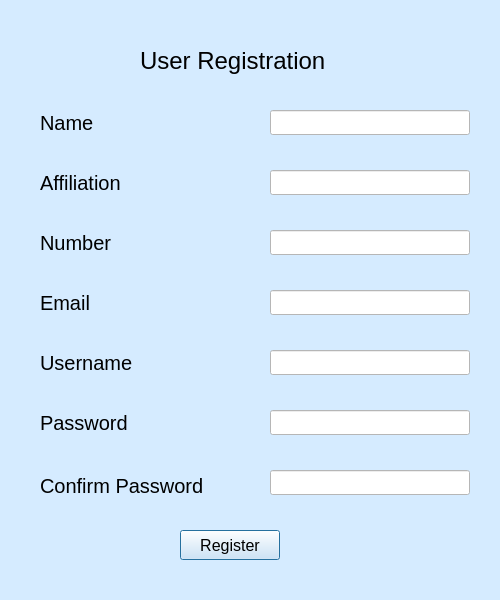
<?xml version="1.0" encoding="UTF-8"?>
<ui version="4.0">
 <class>Dialog</class>
 <widget class="QDialog" name="Dialog">
  <property name="geometry">
   <rect>
    <x>0</x>
    <y>0</y>
    <width>500</width>
    <height>600</height>
   </rect>
  </property>
  <property name="windowTitle">
   <string>Dialog</string>
  </property>
  <property name="styleSheet">
   <string notr="true">background-color: rgb(213, 235, 255);</string>
  </property>
  <widget class="QLabel" name="label_6">
   <property name="geometry">
    <rect>
     <x>40</x>
     <y>410</y>
     <width>200</width>
     <height>25</height>
    </rect>
   </property>
   <property name="sizePolicy">
    <sizepolicy hsizetype="Minimum" vsizetype="Preferred">
     <horstretch>0</horstretch>
     <verstretch>0</verstretch>
    </sizepolicy>
   </property>
   <property name="font">
    <font>
     <pointsize>15</pointsize>
    </font>
   </property>
   <property name="text">
    <string>Password</string>
   </property>
  </widget>
  <widget class="QLabel" name="label_2">
   <property name="geometry">
    <rect>
     <x>40</x>
     <y>290</y>
     <width>200</width>
     <height>25</height>
    </rect>
   </property>
   <property name="sizePolicy">
    <sizepolicy hsizetype="Minimum" vsizetype="Preferred">
     <horstretch>0</horstretch>
     <verstretch>0</verstretch>
    </sizepolicy>
   </property>
   <property name="font">
    <font>
     <pointsize>15</pointsize>
    </font>
   </property>
   <property name="text">
    <string>Email</string>
   </property>
  </widget>
  <widget class="QLabel" name="label_8">
   <property name="geometry">
    <rect>
     <x>40</x>
     <y>170</y>
     <width>200</width>
     <height>25</height>
    </rect>
   </property>
   <property name="sizePolicy">
    <sizepolicy hsizetype="Minimum" vsizetype="Preferred">
     <horstretch>0</horstretch>
     <verstretch>0</verstretch>
    </sizepolicy>
   </property>
   <property name="font">
    <font>
     <pointsize>15</pointsize>
    </font>
   </property>
   <property name="text">
    <string>Affiliation</string>
   </property>
  </widget>
  <widget class="QLineEdit" name="affiliation">
   <property name="geometry">
    <rect>
     <x>270</x>
     <y>170</y>
     <width>200</width>
     <height>25</height>
    </rect>
   </property>
   <property name="styleSheet">
    <string notr="true">background-color: rgb(255, 255, 255);</string>
   </property>
   <property name="text">
    <string/>
   </property>
  </widget>
  <widget class="QLineEdit" name="number">
   <property name="geometry">
    <rect>
     <x>270</x>
     <y>230</y>
     <width>200</width>
     <height>25</height>
    </rect>
   </property>
   <property name="styleSheet">
    <string notr="true">background-color: rgb(255, 255, 255);</string>
   </property>
  </widget>
  <widget class="QLabel" name="label_3">
   <property name="geometry">
    <rect>
     <x>140</x>
     <y>40</y>
     <width>251</width>
     <height>41</height>
    </rect>
   </property>
   <property name="sizePolicy">
    <sizepolicy hsizetype="Preferred" vsizetype="Preferred">
     <horstretch>0</horstretch>
     <verstretch>0</verstretch>
    </sizepolicy>
   </property>
   <property name="font">
    <font>
     <pointsize>18</pointsize>
    </font>
   </property>
   <property name="text">
    <string>User Registration</string>
   </property>
  </widget>
  <widget class="QLineEdit" name="email">
   <property name="geometry">
    <rect>
     <x>270</x>
     <y>290</y>
     <width>200</width>
     <height>25</height>
    </rect>
   </property>
   <property name="styleSheet">
    <string notr="true">background-color: rgb(255, 255, 255);</string>
   </property>
  </widget>
  <widget class="QPushButton" name="regButton">
   <property name="geometry">
    <rect>
     <x>180</x>
     <y>530</y>
     <width>100</width>
     <height>30</height>
    </rect>
   </property>
   <property name="font">
    <font>
     <pointsize>12</pointsize>
    </font>
   </property>
   <property name="text">
    <string>Register</string>
   </property>
  </widget>
  <widget class="QLineEdit" name="name">
   <property name="geometry">
    <rect>
     <x>270</x>
     <y>110</y>
     <width>200</width>
     <height>25</height>
    </rect>
   </property>
   <property name="styleSheet">
    <string notr="true">background-color: rgb(255, 255, 255);</string>
   </property>
  </widget>
  <widget class="QLineEdit" name="username">
   <property name="geometry">
    <rect>
     <x>270</x>
     <y>350</y>
     <width>200</width>
     <height>25</height>
    </rect>
   </property>
   <property name="styleSheet">
    <string notr="true">background-color: rgb(255, 255, 255);</string>
   </property>
  </widget>
  <widget class="QLabel" name="label">
   <property name="geometry">
    <rect>
     <x>40</x>
     <y>110</y>
     <width>200</width>
     <height>25</height>
    </rect>
   </property>
   <property name="sizePolicy">
    <sizepolicy hsizetype="Minimum" vsizetype="Preferred">
     <horstretch>0</horstretch>
     <verstretch>0</verstretch>
    </sizepolicy>
   </property>
   <property name="font">
    <font>
     <pointsize>15</pointsize>
    </font>
   </property>
   <property name="text">
    <string>Name</string>
   </property>
  </widget>
  <widget class="QLabel" name="label_7">
   <property name="geometry">
    <rect>
     <x>40</x>
     <y>350</y>
     <width>200</width>
     <height>25</height>
    </rect>
   </property>
   <property name="sizePolicy">
    <sizepolicy hsizetype="Minimum" vsizetype="Preferred">
     <horstretch>0</horstretch>
     <verstretch>0</verstretch>
    </sizepolicy>
   </property>
   <property name="font">
    <font>
     <pointsize>15</pointsize>
    </font>
   </property>
   <property name="text">
    <string>Username</string>
   </property>
  </widget>
  <widget class="QLabel" name="label_9">
   <property name="geometry">
    <rect>
     <x>40</x>
     <y>470</y>
     <width>201</width>
     <height>31</height>
    </rect>
   </property>
   <property name="sizePolicy">
    <sizepolicy hsizetype="Minimum" vsizetype="Preferred">
     <horstretch>0</horstretch>
     <verstretch>0</verstretch>
    </sizepolicy>
   </property>
   <property name="font">
    <font>
     <pointsize>15</pointsize>
    </font>
   </property>
   <property name="text">
    <string>Confirm Password</string>
   </property>
  </widget>
  <widget class="QLineEdit" name="password">
   <property name="geometry">
    <rect>
     <x>270</x>
     <y>410</y>
     <width>200</width>
     <height>25</height>
    </rect>
   </property>
   <property name="styleSheet">
    <string notr="true">background-color: rgb(255, 255, 255);</string>
   </property>
  </widget>
  <widget class="QLabel" name="label_4">
   <property name="geometry">
    <rect>
     <x>40</x>
     <y>230</y>
     <width>200</width>
     <height>25</height>
    </rect>
   </property>
   <property name="sizePolicy">
    <sizepolicy hsizetype="Minimum" vsizetype="Preferred">
     <horstretch>0</horstretch>
     <verstretch>0</verstretch>
    </sizepolicy>
   </property>
   <property name="font">
    <font>
     <pointsize>15</pointsize>
    </font>
   </property>
   <property name="text">
    <string>Number</string>
   </property>
  </widget>
  <widget class="QLineEdit" name="password2">
   <property name="geometry">
    <rect>
     <x>270</x>
     <y>470</y>
     <width>200</width>
     <height>25</height>
    </rect>
   </property>
   <property name="styleSheet">
    <string notr="true">background-color: rgb(255, 255, 255);</string>
   </property>
  </widget>
  <widget class="QLabel" name="error">
   <property name="geometry">
    <rect>
     <x>40</x>
     <y>510</y>
     <width>371</width>
     <height>16</height>
    </rect>
   </property>
   <property name="styleSheet">
    <string notr="true">color: rgb(255, 0, 0);</string>
   </property>
   <property name="text">
    <string/>
   </property>
  </widget>
 </widget>
 <resources/>
 <connections/>
</ui>
